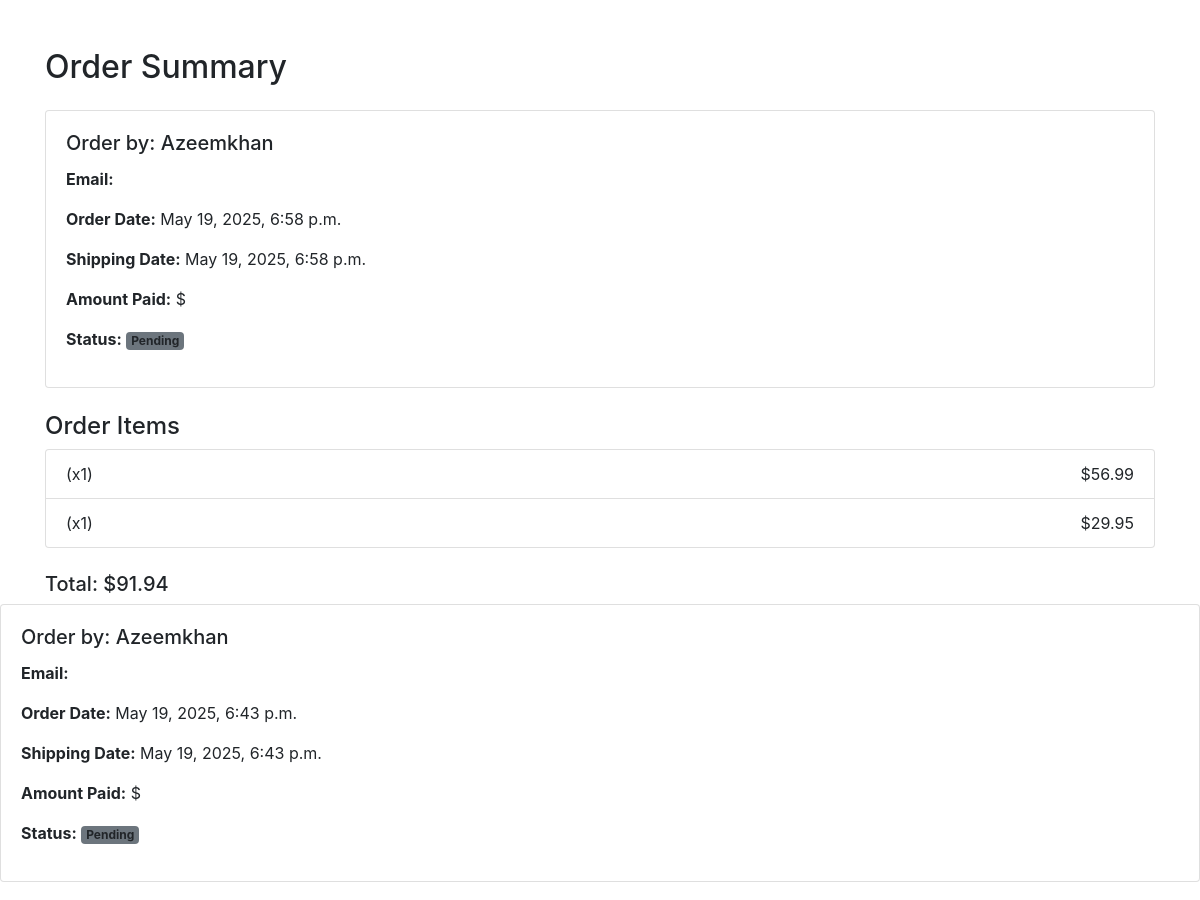
The page /order_summary (signed in, upper part) on the database as committed earlier.
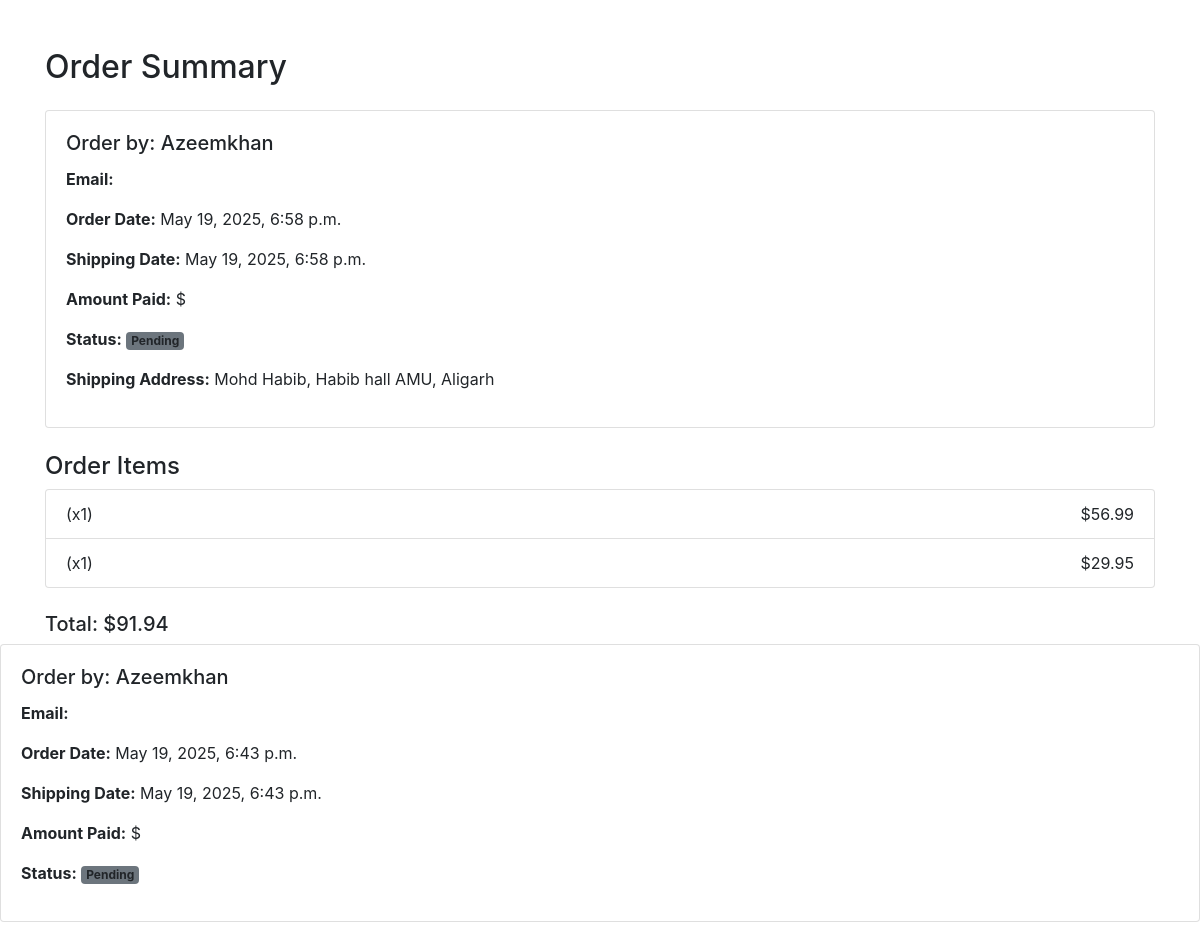
The same page on the database as committed later.
### Alibaba/models.py (models this page shows, shortened)
class Order(models.Model):
    user = models.ForeignKey(User, on_delete=models.CASCADE)
    email = models.EmailField(max_length=30)
    shipping_date = models.DateTimeField(auto_now_add=True)
    ordered_date = models.DateTimeField(auto_now_add=True)  # Changed from default=datetime.now()
    ordered = models.BooleanField(default=False)
    total_amount = models.DecimalField(max_digits=5,decimal_places=2,blank=True,null= True)
    shipping_address = models.ForeignKey(
        Address, related_name='shipping_orders', on_delete=models.SET_NULL, blank=True, null=True)
    billing_address = models.ForeignKey(
        Address, related_name='billing_orders', on_delete=models.SET_NULL, blank=True, null=True)
    payment = models.ForeignKey(
        'Payment', on_delete=models.SET_NULL, blank=True, null=True)
    shipping_charge = models.DecimalField(max_digits=5,decimal_places=2,blank=True,default=Decimal('5.00'))
    being_delivered = models.BooleanField(default=False)
    received = models.BooleanField(default=False)
    refund_requested = models.BooleanField(default=False)
    refund_granted = models.BooleanField(default=False)
    status = models.CharField(max_length=233,choices=Order_status,default='pending')
    class Meta:
        verbose_name_plural = 'Orders'
        ordering = ['-id']
    def total_amount_of_order(self):
        return sum(item.get_total_item_price() for item in self.items.all()) + (self.shipping_charge or Decimal('0.00'))

class OrderItem(models.Model):
    order = models.ForeignKey(Order,on_delete=models.CASCADE,related_name='items')
    product = models.ForeignKey(ProductModel,on_delete=models.CASCADE)
    quantity=models.PositiveIntegerField(default=1)
    price = models.DecimalField( max_digits=5, decimal_places=2)
    def get_total_item_price(self):
        return self.price * self.quantity

class Address(models.Model):
    user = models.ForeignKey(User, on_delete=models.CASCADE, null=True)
    address_type = models.CharField(max_length=255,choices=Address_choice)
    address_line1 = models.CharField(max_length=255)
    address_line2 = models.CharField(max_length=255,null=True,blank=True)
    recipient_name =models.CharField(max_length=255)
    default = models.BooleanField(default=False)
    city = models.CharField(max_length=100)
    postal_code = models.CharField(max_length=10)
    state = models.CharField(max_length=100,blank=True,null=True)
    country = models.CharField(max_length=100)
    phone_regex = RegexValidator(regex=r'^\+?1?\d{9,15}$', message="Phone number must be in format: '+999999999'.")
    phone_number = models.CharField(validators=[phone_regex], max_length=17)
    created_at =models.DateTimeField(auto_now_add=True)
    update_at = models.DateTimeField(auto_now=True)
    def __str__(self):
        return f"{self.recipient_name}, {self.address_line1}, {self.city}"
    class Meta:
        verbose_name_plural = 'Addresses'
        ordering = ['-default','-created_at']

### Alibaba/views.py (the view)
# urls.py: path('order_summary',views.makeOrder.as_view(),name='order-summary'),
class makeOrder(View):
    def get(self,request):
        orders = Order.objects.filter(user=request.user)
        return render(request,'Alibaba/orderPage.html',context={'orders':orders})

### Alibaba/context_processors.py (called while the page is built)
def get_items_count(request):
    cart_count = 0
    if request.user.is_authenticated:
        cart = Cart.objects.filter(user=request.user, is_ordered=False).first()
        if cart:
            cart_count = CartItem.objects.filter(cart=cart).count()
    return {'cart_count': cart_count}

def get_category_list(request):
    category = Category.objects.all()
    return {'category':category}

### Alibaba/templates/Alibaba/orderPage.html (shortened to what this page needs)
{% extends "Alibaba/base.html" %}
{% load static %}
{% block content %}
<div class="container mt-5">
    <h2 class="mb-4">Order Summary</h2>
    {% for order in orders  %}
    <div class="card mb-4">
        <div class="card-body">
            <h5 class="card-title">Order by: {{ order.user.username }}</h5>
            <p><strong>Email:</strong> {{ order.email }}</p>
            <p><strong>Order Date:</strong> {{ order.ordered_date }}</p>
            <p><strong>Shipping Date:</strong> {{ order.shipping_date }}</p>
            <p><strong>Amount Paid:</strong> ${{ order.amount_paid }}</p>
            <p><strong>Status:</strong>
                {% if order.received %}
                    <span class="badge bg-success">Delivered</span>
                {% elif order.being_delivered %}
                    <span class="badge bg-warning text-dark">Being Delivered</span>
                {% elif order.ordered %}
                    <span class="badge bg-primary">Ordered</span>
                {% else %}
                    <span class="badge bg-secondary">Pending</span>
                {% endif %}
            </p>
            {% if order.shipping_address %}
                <p><strong>Shipping Address:</strong> {{ order.shipping_address }}</p>
            {% endif %}
        </div>
    </div>
    <h4>Order Items</h4>
    <ul class="list-group">
        {% for item in order.items.all %}
            <li class="list-group-item d-flex justify-content-between align-items-center">
                {{ item.product.name }} (x{{ item.quantity }})
                <span>${{ item.get_total_item_price }}</span>
            </li>
        {% empty %}
            <li class="list-group-item">No items in this order.</li>
        {% endfor %}
    </ul>
    <div class="mt-4">
        <h5>Total: ${{ order.total_amount_of_order }}</h5>
    </div>
</div>
{% endfor %}
{% endblock %}

Rows that differ between the two databases and show on the page:
changed Order: shipping_address_id empty → 2 (drawn); shipping_address (not shown) → "Mohd Habib, Habib hall AMU, Aligarh"
